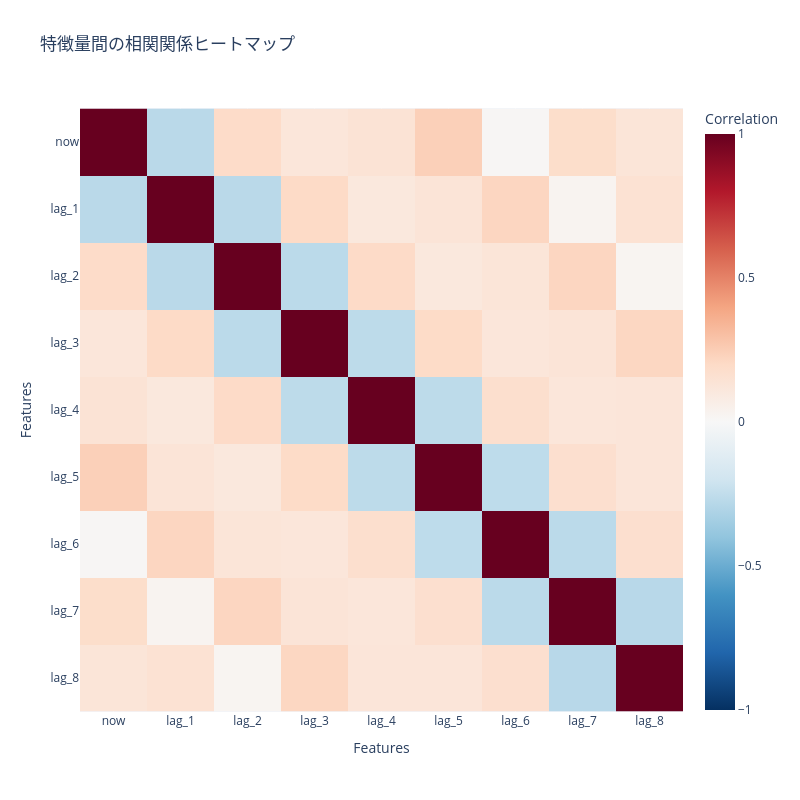
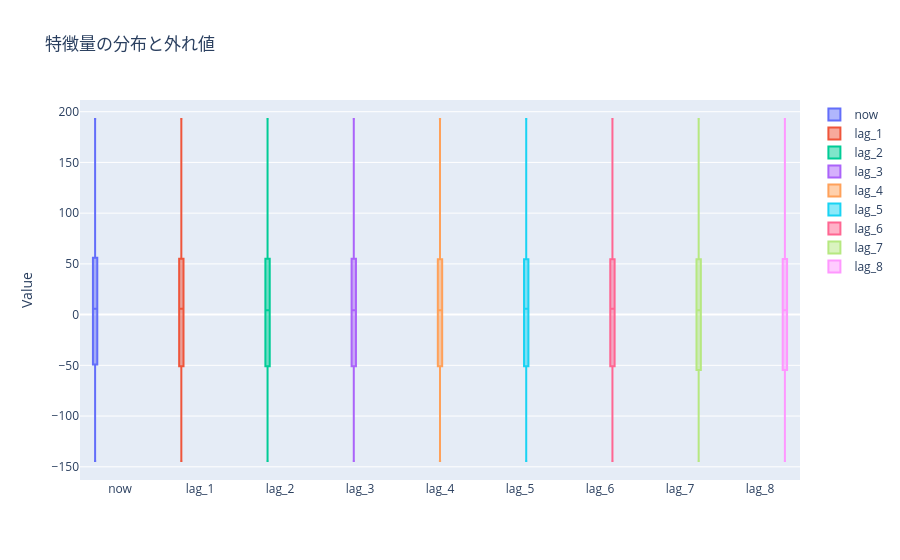
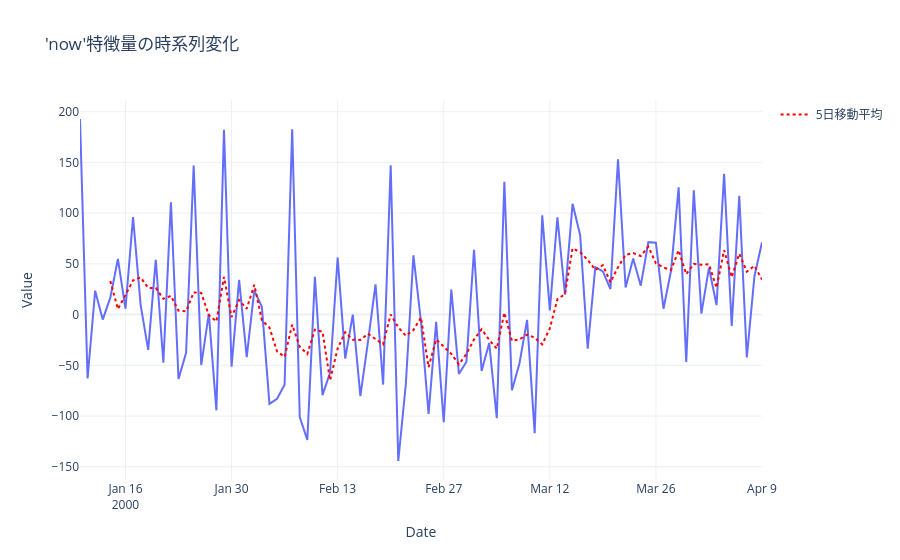
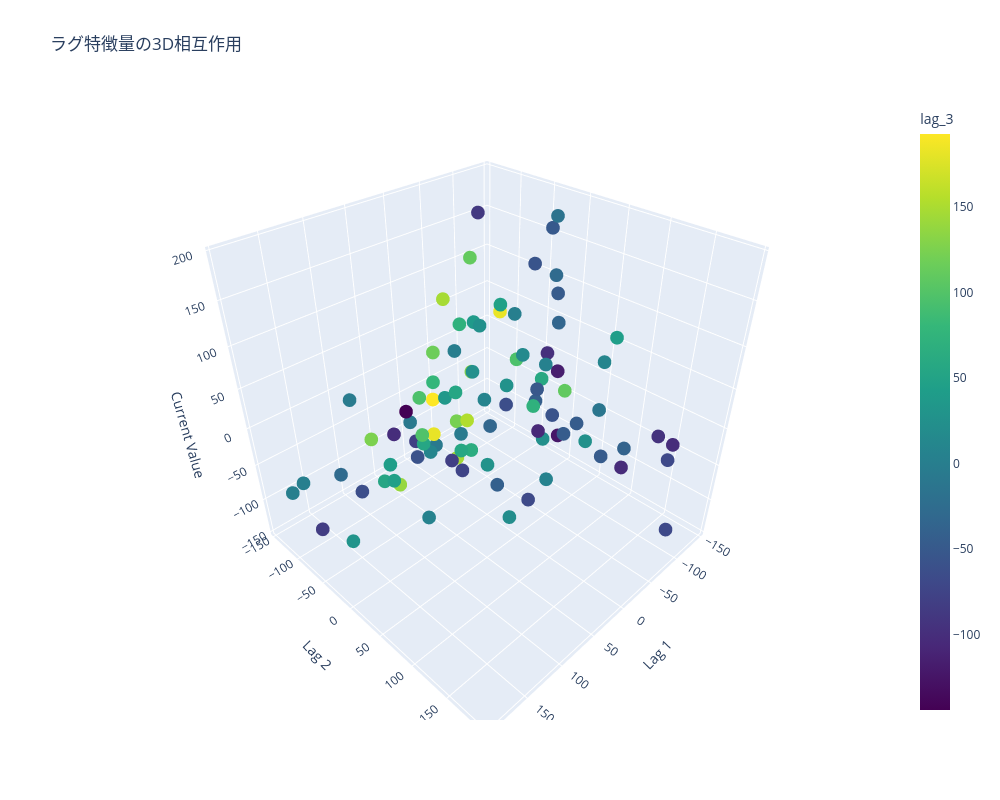

The notebook cell these images were saved under, in order:
### Code cell
# closesの特徴量分析

import plotly.express as px
import plotly.graph_objects as go
import polars as pl

# 相関行列ヒートマップ
corr = df_closes.drop("Date").to_pandas().corr()
fig = px.imshow(
    corr,
    labels=dict(x="Features", y="Features", color="Correlation"),
    x=corr.columns,
    y=corr.columns,
    title="特徴量間の相関関係ヒートマップ",
    color_continuous_scale="RdBu_r",
    zmin=-1,
    zmax=1,
)
fig.update_layout(width=800, height=800)
fig.show()

# 特徴量分布のボックスプロット
fig = go.Figure()
for col in df_closes.columns[1:]:  # Dateを除外
    fig.add_trace(
        go.Box(
            y=df_closes[col], name=col, boxpoints="outliers", jitter=0.3, pointpos=-1.8
        )
    )
fig.update_layout(title="特徴量の分布と外れ値", yaxis_title="Value", boxmode="group")
fig.show()

# 時系列プロット（now特徴量）
fig = px.line(
    df_closes.to_pandas(),
    x="Date",
    y="now",
    title="'now'特徴量の時系列変化",
    labels={"now": "Value"},
    template="plotly_white",
)
# 移動平均を計算してプロット
fig.add_trace(
    go.Scatter(
        x=df_closes["Date"],
        y=df_closes["now"].rolling_mean(5),
        mode="lines",
        name="5日移動平均",
        line=dict(color="red", dash="dot"),
    )
)
fig.update_layout(xaxis_title="Date", yaxis_title="Value", hovermode="x unified")
fig.show()

# ラグ特徴量の相互作用（3D散布図）
fig = px.scatter_3d(
    df_closes.head(100).to_pandas(),
    x="lag_1",
    y="lag_2",
    z="now",
    color="lag_3",
    title="ラグ特徴量の3D相互作用",
    labels={"lag_1": "Lag 1", "lag_2": "Lag 2", "now": "Current"},
    color_continuous_scale=px.colors.sequential.Viridis,
)
fig.update_layout(
    scene=dict(xaxis_title="Lag 1", yaxis_title="Lag 2", zaxis_title="Current Value"),
    width=1000,
    height=800,
)
fig.show()
